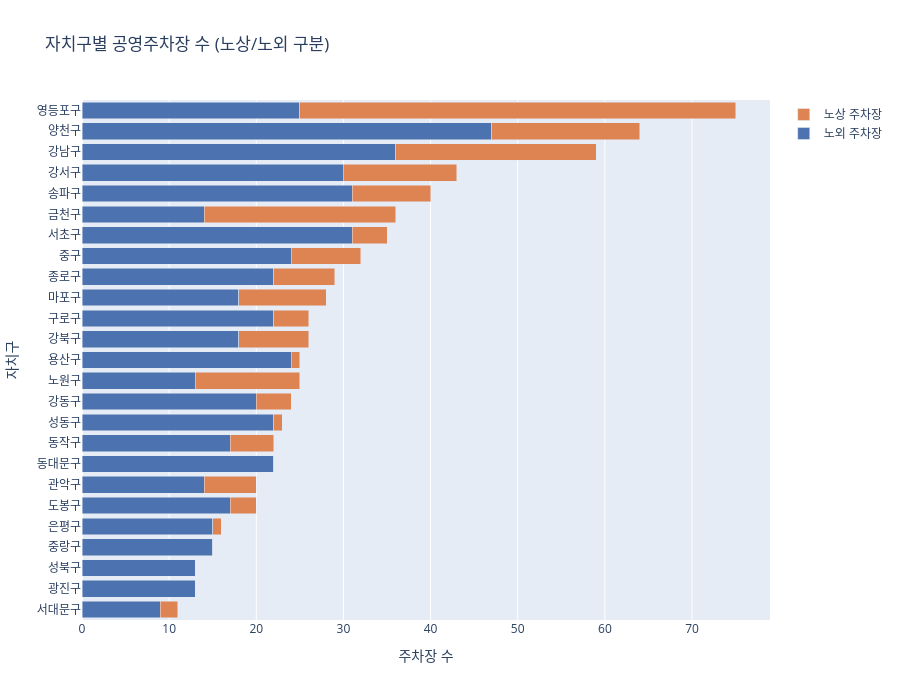

Notebook source saved alongside this figure:
### Markdown cell above
### 자치구별 주차장 수 분포
- 자치구별 노상/노외 주차장 수 확인

### Code cell
import plotly.graph_objects as go
from plotly.subplots import make_subplots

# 자치구 추출
df['자치구'] = df['addr'].str.extract(r'(\S+구)')

# 자치구별 노상/노외 집계
gu_counts = df.groupby(['자치구', 'pklt_knd_nm']).size().unstack(fill_value=0)
gu_counts['합계'] = gu_counts.sum(axis=1)
gu_counts = gu_counts.sort_values('합계', ascending=True)

fig = go.Figure()

fig.add_trace(go.Bar(
    y=gu_counts.index,
    x=gu_counts['노외 주차장'],
    name='노외 주차장',
    orientation='h',
    marker_color='#4C72B0'
))

fig.add_trace(go.Bar(
    y=gu_counts.index,
    x=gu_counts['노상 주차장'],
    name='노상 주차장',
    orientation='h',
    marker_color='#DD8452'
))

fig.update_layout(
    title='자치구별 공영주차장 수 (노상/노외 구분)',
    barmode='stack',
    height=700,
    xaxis_title='주차장 수',
    yaxis_title='자치구'
)

fig.show()

### Figure 1 — Plotly figure (JSON) as saved in the notebook; plotly's stock layout.template omitted (floating-point values rounded to 4 significant figures)
{"data": [{"marker": {"color": "#4C72B0"}, "name": "노외 주차장", "orientation": "h", "type": "bar", "x": [9, 13, 13, 15, 15, 17, 14, 22, 17, 22, 20, 13, 24, 18, 22, 18, 22, 24, 31, 14, 31, 30, 36, 47, 25], "y": ["서대문구", "광진구", "성북구", "중랑구", "은평구", "도봉구", "관악구", "동대문구", "동작구", "성동구", "강동구", "노원구", "용산구", "강북구", "구로구", "마포구", "종로구", "중구", "서초구", "금천구", "송파구", "강서구", "강남구", "양천구", "영등포구"]}, {"marker": {"color": "#DD8452"}, "name": "노상 주차장", "orientation": "h", "type": "bar", "x": [2, 0, 0, 0, 1, 3, 6, 0, 5, 1, 4, 12, 1, 8, 4, 10, 7, 8, 4, 22, 9, 13, 23, 17, 50], "y": ["서대문구", "광진구", "성북구", "중랑구", "은평구", "도봉구", "관악구", "동대문구", "동작구", "성동구", "강동구", "노원구", "용산구", "강북구", "구로구", "마포구", "종로구", "중구", "서초구", "금천구", "송파구", "강서구", "강남구", "양천구", "영등포구"]}], "layout": {"barmode": "stack", "height": 700, "title": {"text": "자치구별 공영주차장 수 (노상/노외 구분)"}, "xaxis": {"title": {"text": "주차장 수"}}, "yaxis": {"title": {"text": "자치구"}}}}
